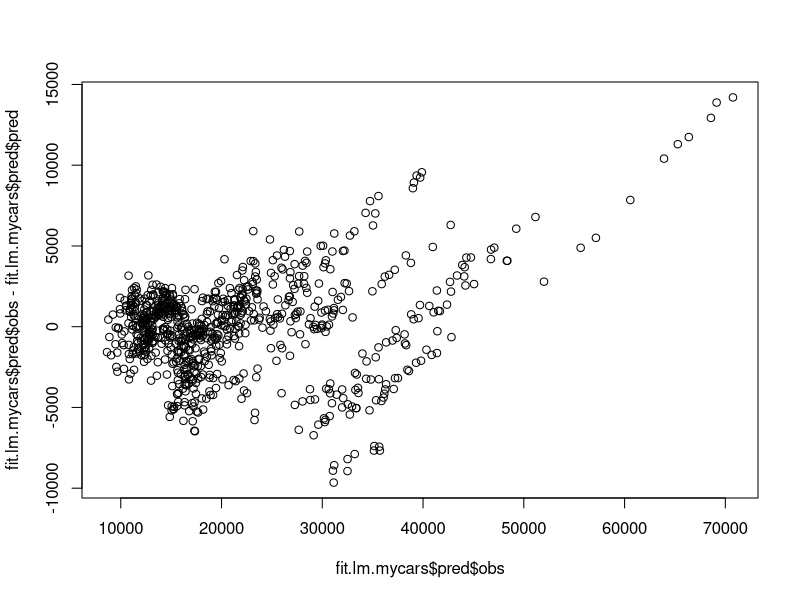
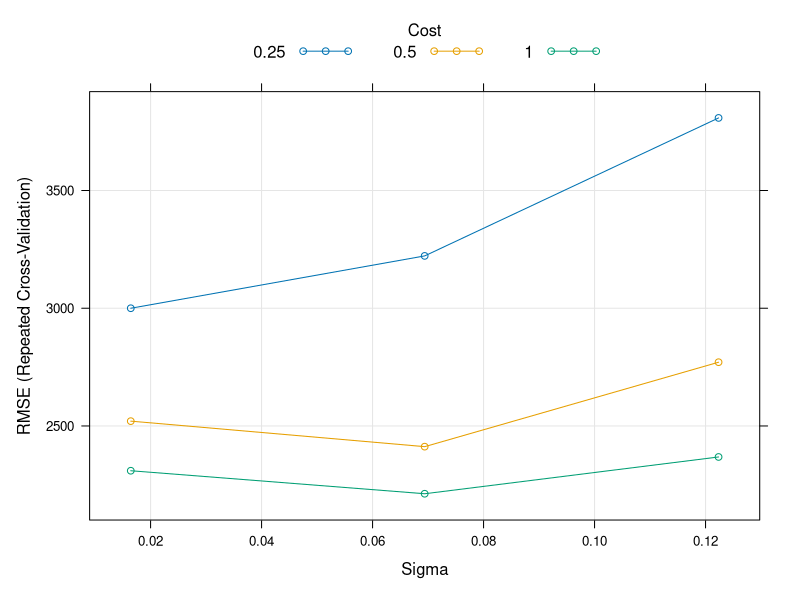
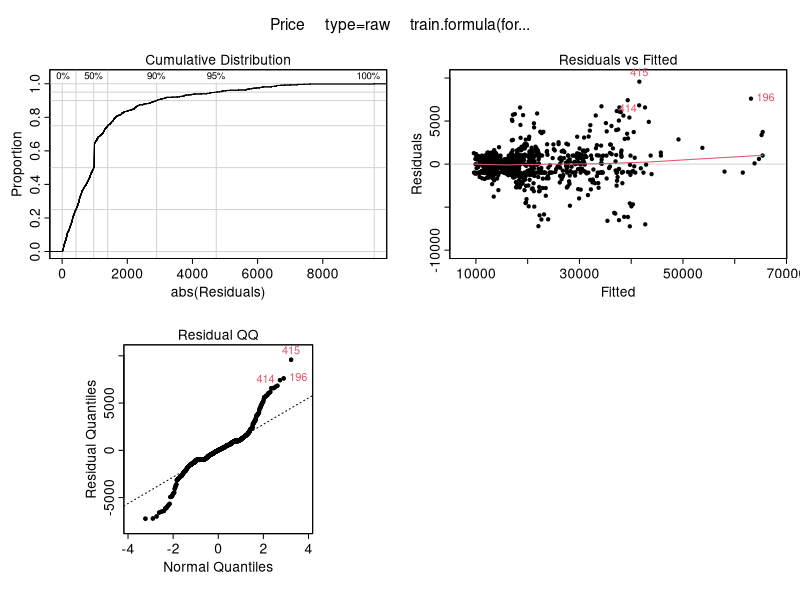

Write the R code that produced these figures, in order. (Note: this script raises an error after producing the figures.)
## ---- chunk 1
library(tidyverse)
library(caret)
library(pROC)
library(plotmo)
## ---- chunk 2
data("cars")
brand.names <- c("Buick", "Cadillac", "Chevy", "Pontiac", "Saab", "Saturn")
car.types <- c("coupe", "hatchback", "sedan", "wagon")

mycars <- cars %>%
  mutate(Brand = factor(case_when(
    Buick == 1 ~ "Buick",
    Cadillac == 1 ~ "Cadillac",
    Chevy == 1 ~ "Chevy",
    Pontiac == 1 ~ "Pontiac",
    Saab == 1 ~ "Saab",
    Saturn == 1 ~ "Saturn"))) %>%
  mutate(Type = factor(case_when(
    coupe == 1 ~ "coupe",
    hatchback == 1 ~ "hatchback",
    sedan == 1 ~ "sedan",
    wagon == 1 ~ "wagon",
    TRUE ~ "NA"))) %>%
  select(!contains(brand.names) & !contains(car.types))
## ---- chunk 3
#need to add minimize RMSE function
fit.lm.mycars <-
  train(Price ~ ., 
        data=mycars,
        method="lm",
        trControl=trainControl(method="repeatedcv", 
                               number=100, 
                               savePredictions="final",
                               classProbs=TRUE)
  )


#fit.lm.train$finalModel
plot(x=fit.lm.mycars$pred$obs, y=fit.lm.mycars$pred$obs-fit.lm.mycars$pred$pred)
  
fit.lm.mycars$results$RMSE
## ---- chunk 4
fit.svm.mycars <-
  train(Price ~ ., 
        data=mycars,
        method="svmRadialSigma",
        #maximize = ifelse(metric == "RMSE", FALSE, TRUE),
        trControl=trainControl(method="repeatedcv", 
                               number=10, 
                               repeats=5,
                               savePredictions="final"
                                )
  )

plot(fit.svm.mycars)

fit.svm.mycars$bestTune
min(fit.svm.mycars$results$RMSE)
## ---- chunk 5
plotres(fit.svm.mycars)
## ---- chunk 6
fit.neuralnet.mycars <- 
  train(Price ~ Mileage + Type, 
        data=mycars, 
        method="neuralnet",
        trControl=trainControl(method="cv", 
                               number=3,
                               savePredictions="final"),
        preProcess=c("scale", "center"),
        tuneGrid=expand.grid(layer1=c(2, 5, 10), 
                             layer2=c(0), layer3=c(0)),
        threshold=0.3                
  )

plot(fit.neuralnet.mycars)
## ---- chunk 7
plotres(fit.neuralnet.mycars)
